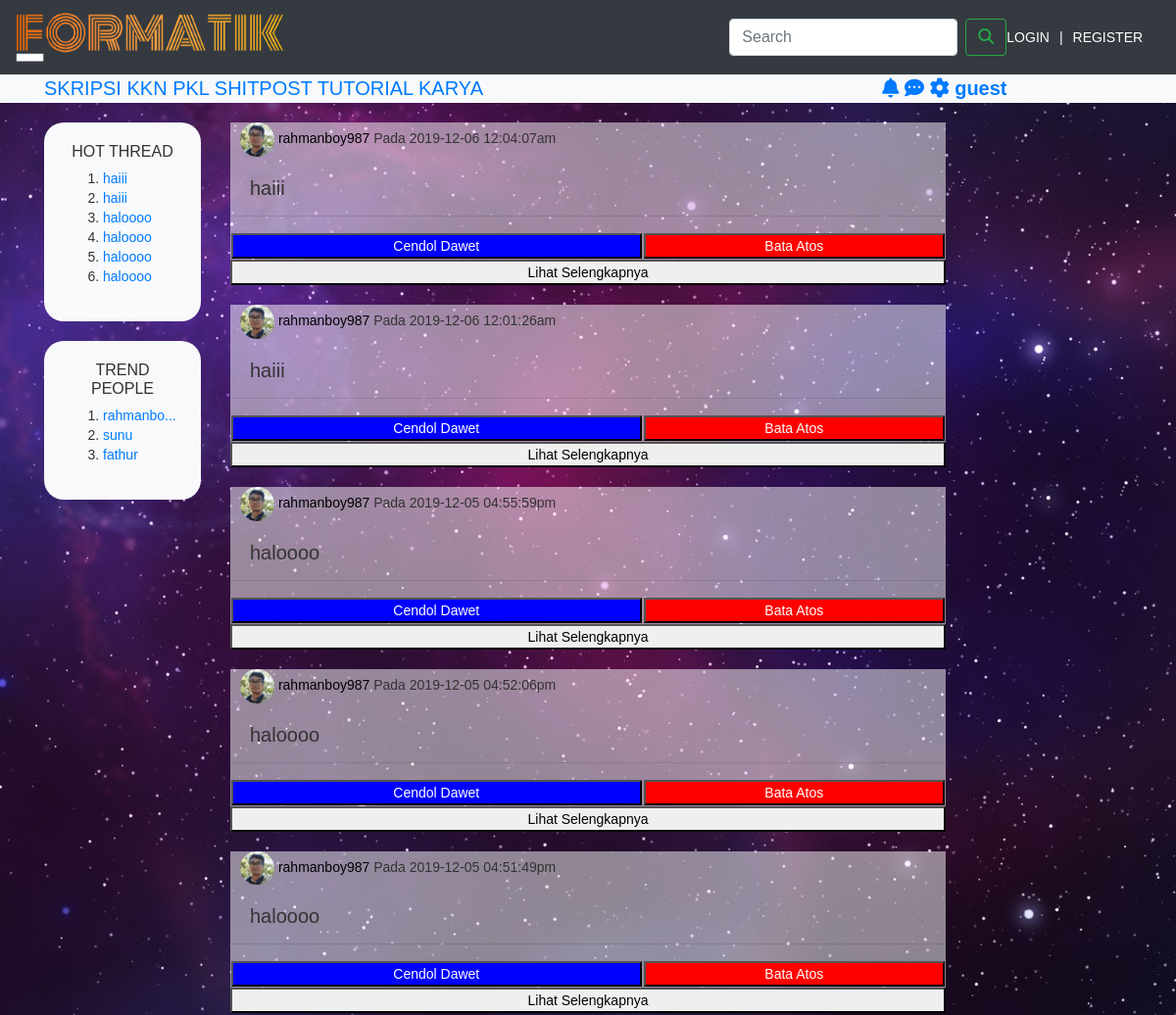
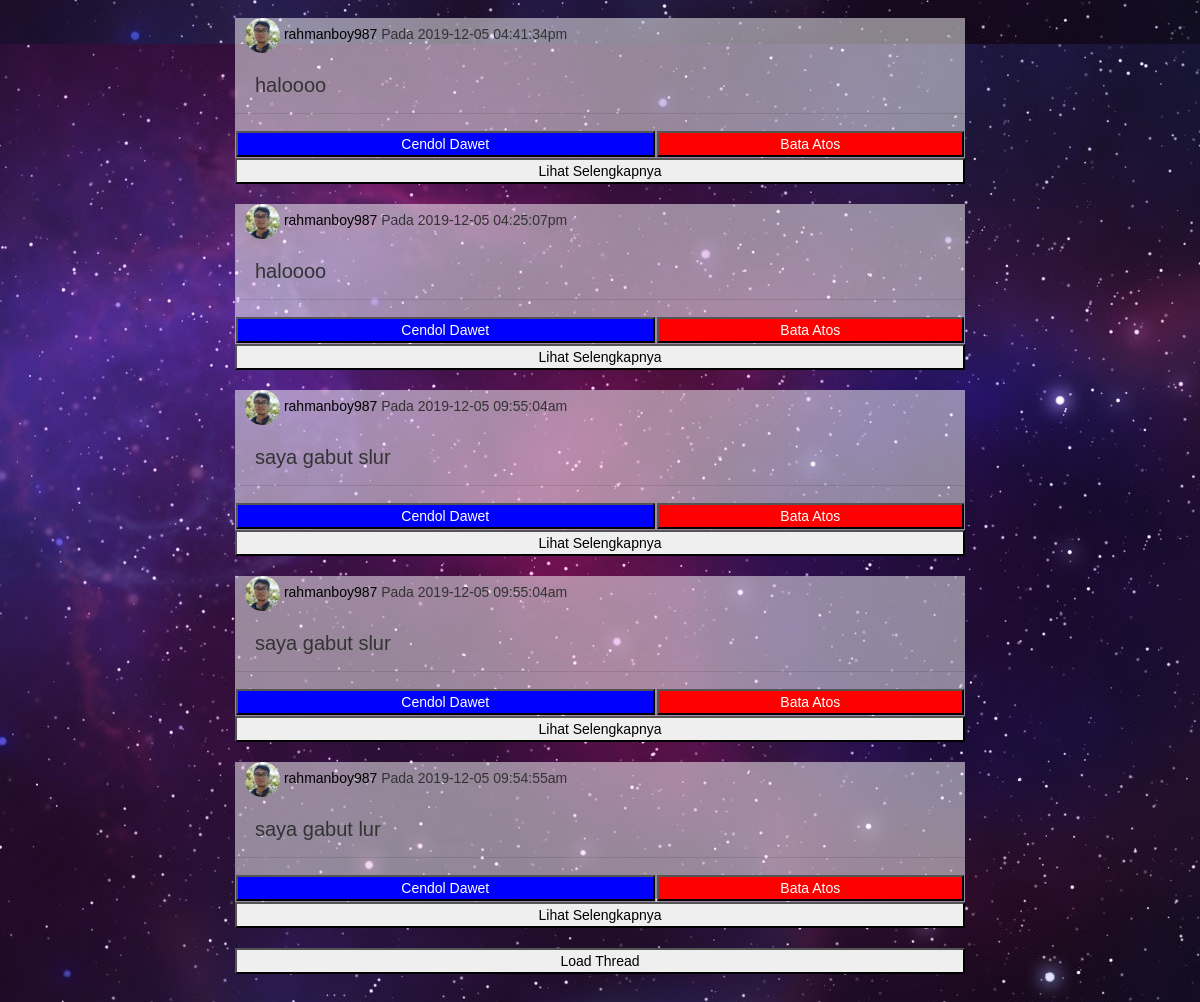
Before: / with the older database file (2 pictures, top to bottom).
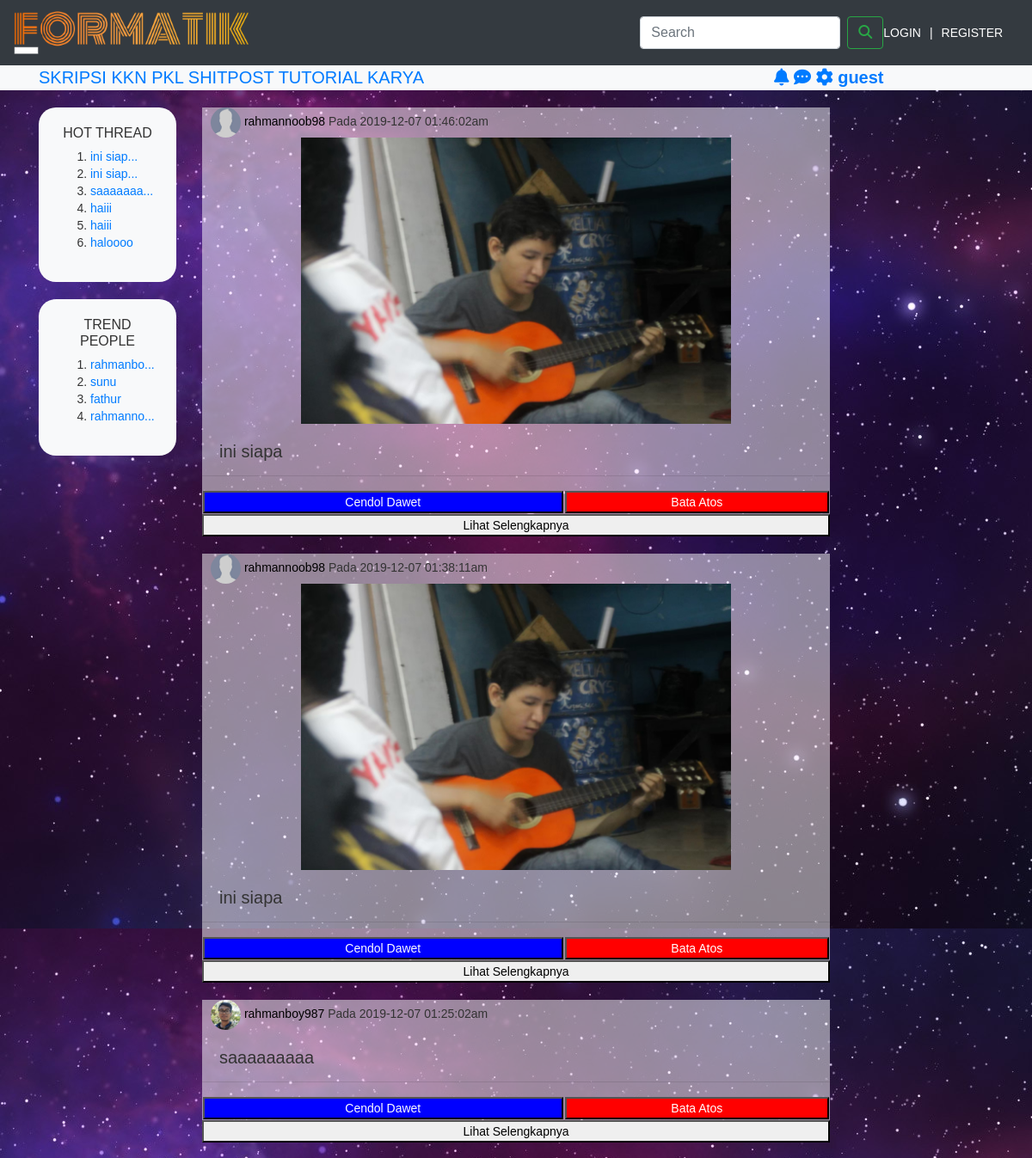
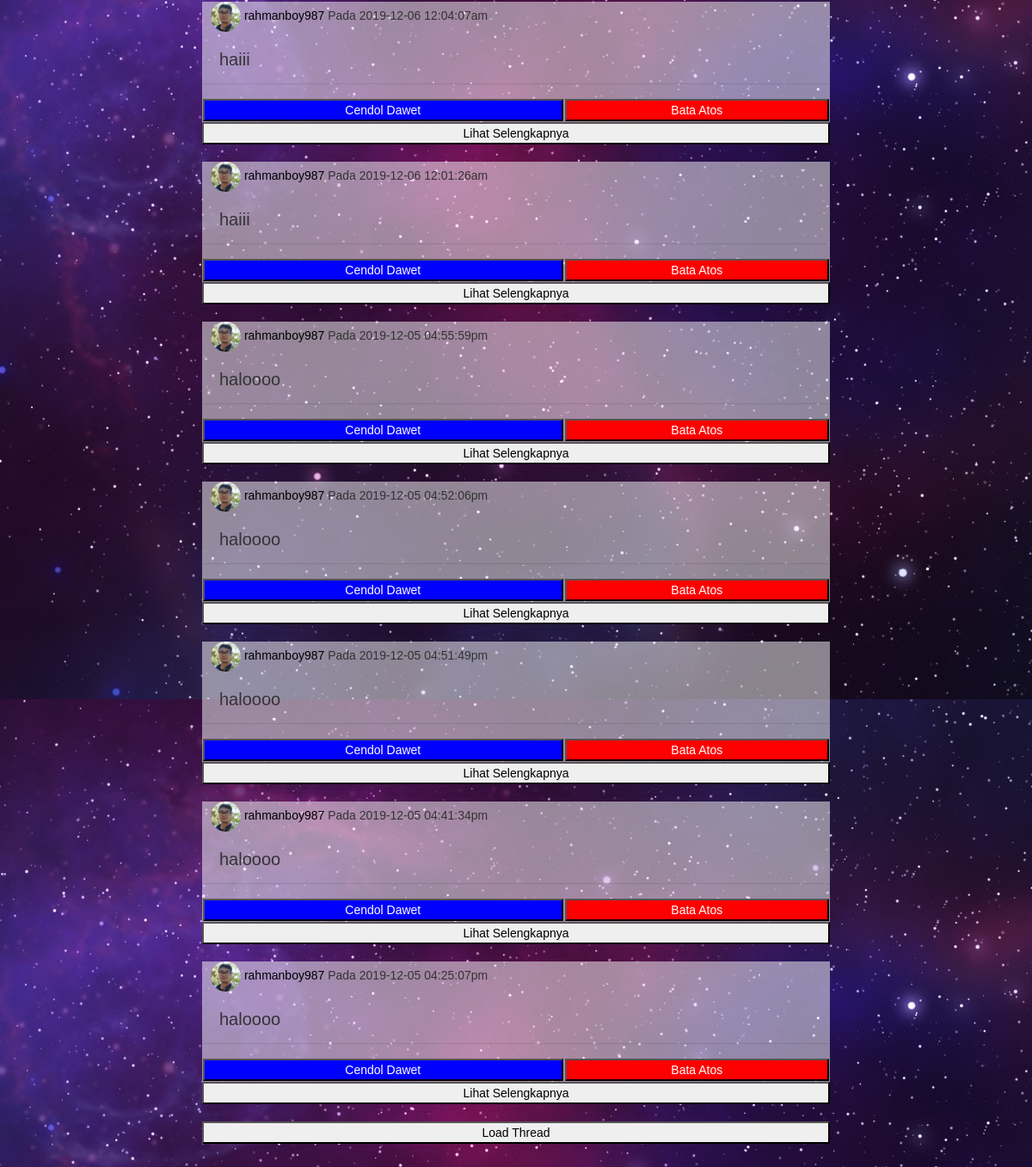
After: the same page with the newer database file (2 pictures, top to bottom).
### tables this page shows
CREATE TABLE `kategori` (
  `id` int(11) NOT NULL,
  `user_admin` varchar(255) NOT NULL,
  `kategori` varchar(255) NOT NULL
);

CREATE TABLE `post` (
  `id` int(11) NOT NULL,
  `judul` varchar(255) NOT NULL,
  `post` varchar(5120) NOT NULL,
  `img_post` varchar(255) NOT NULL,
  `nama_user` varchar(255) NOT NULL,
  `id_komunitas` int(11) NOT NULL,
  `date_created` varchar(255) NOT NULL
);

CREATE TABLE `user` (
  `id` int(11) NOT NULL,
  `full_name` varchar(64) NOT NULL,
  `username` varchar(16) NOT NULL,
  `npm` int(11) NOT NULL,
  `komunitas` varchar(64) NOT NULL,
  `email` varchar(32) NOT NULL,
  `password` varchar(32) NOT NULL,
  `img_profile` varchar(255) NOT NULL DEFAULT 'no_pic.jpg',
  `img_verification` varchar(255) NOT NULL,
  `status` tinyint(1) NOT NULL
);

### config.php (called while the page is built, shortened)
<?php
function base_url($url = null)
{
    $base_url = "http://localhost/formatik";
    if ($url != null) {
        return $base_url . "/" . $url;
    } else {
        return $base_url;
    }
}

### _include/content_home.php (the view, shortened to what the changed rows need)
<div class="col-8">
    <?php
    $sql_post = mysqli_query($con, "SELECT * FROM post JOIN user ON post.nama_user=user.username ORDER BY post.id DESC LIMIT 0, 10") or die(mysqli_error($con, ""));
    if (mysqli_num_rows($sql_post) > 0) {
        while ($post = mysqli_fetch_array($sql_post)) {
            $img_profile = $post['img_profile'];
            ?>
            <div style="background-color:rgba(255, 255, 255, 0.5); margin-top:20px;">
                <div>
                    <img src="<?= base_url() ?>/images/profile/<?= $img_profile ?>" alt="" style="border-radius:100%; margin-left:10px;" width="35">
                    <a href="" style="color:black"><?= $post['nama_user']; ?></a> Pada <?= $post['date_created']; ?>
                    <br>
                </div>
                <?php if ($post['img_post'] != "") { ?>
                    <img src="<?= base_url() ?>/images/thread/<?= $post['img_post']; ?>" style="display: block; margin-left: auto; margin-right: auto;" alt="Ceritanya ini foto" width="500">
                <?php } ?>
                <h5 style="padding: 20px 20px 0 20px;"><?= $post['judul']; ?></h5>
                <hr>
                <table style="width:100%; text-align:center">
                    <tr>
                        <td><button style="background-color:blue; color:white; width:100%">Cendol Dawet</button></td>
                        <td><button style="background-color:red; color:white; width:100%">Bata Atos</button></td>
                    </tr>
                </table>
                <button style="width:100%">Lihat Selengkapnya</button>
            </div>
    <?php };
    } ?>
</div>

### _include/navbar.php (shortened to what the changed rows need)
<div class="navbar-light bg-light">
    <div class="container">
        <div class="row" style="font-size:20px;">
            <div class="col" style="">
                <?php
                $sql_kategori = mysqli_query($con, "SELECT * FROM kategori") or die(mysqli_error($con, ""));
                if (mysqli_num_rows($sql_kategori) > 0) {
                    while ($kategori = mysqli_fetch_array($sql_kategori)) { ?>
                        <a href=""><?= strtoupper($kategori['kategori']) ?></a>
                <?php };
                } ?>
            </div>
        </div>
    </div>
</div>

### _include/sidebar.php (shortened to what the changed rows need)
<div class="col-2">
    <div class="bg-light" style="padding:20px; border-radius:20px; margin-top:20px;">
        <ol>
            <?php
            $sql_thread = mysqli_query($con, "SELECT * FROM post ORDER BY id DESC LIMIT 0, 6") or die(mysqli_error($con, ""));
            if (mysqli_num_rows($sql_thread) > 0) {
                while ($thread = mysqli_fetch_array($sql_thread)) { ?>
                    <li><a href=""><?= substr($thread['judul'], 0, 8);
                                            if (strlen($thread['judul']) >= 8) {
                                                echo "...";
                                            } ?>
                        </a>
                    </li>
            <?php  };
            } ?>
        </ol>
    </div>
    <div class="bg-light" style="padding:20px; border-radius:20px; margin-top:20px;">
        <ol>
            <?php
            $sql_user = mysqli_query($con, "SELECT * FROM user LIMIT 0, 6") or die(mysqli_error($con, ""));
            if (mysqli_num_rows($sql_user) > 0) {
                while ($user = mysqli_fetch_array($sql_user)) { ?>
                    <li><a href="">
                            <?= substr($user['username'], 0, 8);
                                    if (strlen($user['username']) >= 8) {
                                        echo "...";
                                    } ?>
                        </a>
                    </li>
            <?php  };
            } ?>
        </ol>
    </div>
</div>

Changed rows visible on the page:
no longer on this page (row unchanged): post: user.img_profile (placeholder picture), nama_user "rahmanboy987", date_created "2019-12-05 09:55:04am", judul "saya gabut slur"
no longer on one of the page's lists (row unchanged): post: judul "haloooo"
no longer on this page (row unchanged): post: user.img_profile (placeholder picture), nama_user "rahmanboy987", date_created "2019-12-05 09:55:04am", judul "saya gabut slur"
no longer on one of the page's lists (row unchanged): post: judul "haloooo"
no longer on this page (row unchanged): post: user.img_profile (placeholder picture), nama_user "rahmanboy987", date_created "2019-12-05 09:54:55am", judul "saya gabut lur"
no longer on one of the page's lists (row unchanged): post: judul "haloooo"
added post: judul "ini siap", user.img_profile (placeholder picture), nama_user "rahmannoob98", date_created "2019-12-07 01:46:02am", img_post (picture), judul "ini siapa"
added post: judul "ini siap", user.img_profile (placeholder picture), nama_user "rahmannoob98", date_created "2019-12-07 01:38:11am", img_post (picture), judul "ini siapa"
added post: judul "saaaaaaa", user.img_profile (placeholder picture), nama_user "rahmanboy987", date_created "2019-12-07 01:25:02am", judul "saaaaaaaaa"
added user: username "rahmanno"
